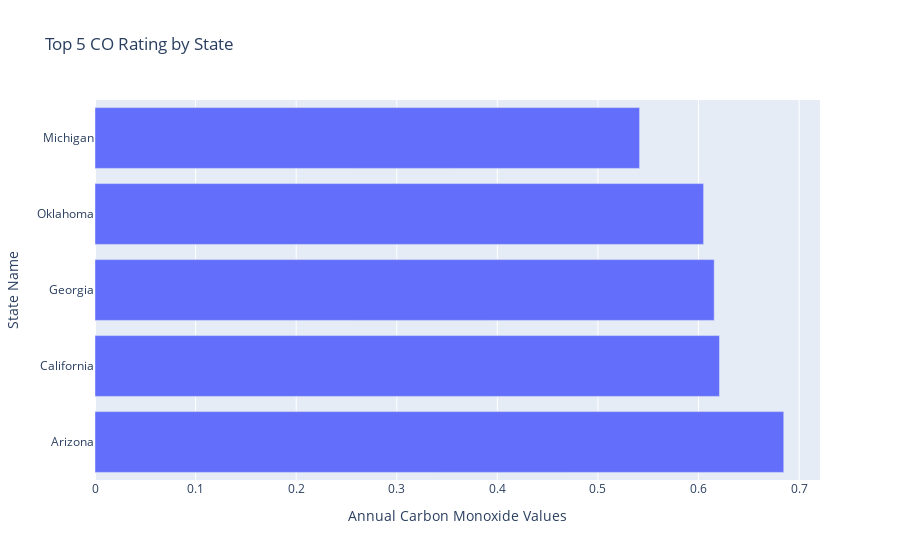

Notebook code for this chart:
### Code cell
co_bar = px.bar(co_top_5, 
                           x='CO', y='State Name',
                           title = 'Top 5 CO Rating by State',
                           labels = {'CO': 'Annual Carbon Monoxide Values'},
                           orientation = 'h')
co_bar.show()

### Figure 1 — Plotly figure (JSON) as saved in the notebook; plotly's stock layout.template omitted (floating-point values rounded to 4 significant figures)
{"data": [{"alignmentgroup": "True", "hovertemplate": "Annual Carbon Monoxide Values=%{x}<br>State Name=%{y}<extra></extra>", "legendgroup": "", "marker": {"color": "#636efa", "pattern": {"shape": ""}}, "name": "", "offsetgroup": "", "orientation": "h", "showlegend": false, "textposition": "auto", "type": "bar", "x": [0.6847, 0.6208, 0.6156, 0.6051, 0.5414], "xaxis": "x", "y": ["Arizona", "California", "Georgia", "Oklahoma", "Michigan"], "yaxis": "y"}], "layout": {"barmode": "relative", "legend": {"tracegroupgap": 0}, "title": {"text": "Top 5 CO Rating by State"}, "xaxis": {"anchor": "y", "domain": [0, 1], "title": {"text": "Annual Carbon Monoxide Values"}}, "yaxis": {"anchor": "x", "domain": [0, 1], "title": {"text": "State Name"}}}}
